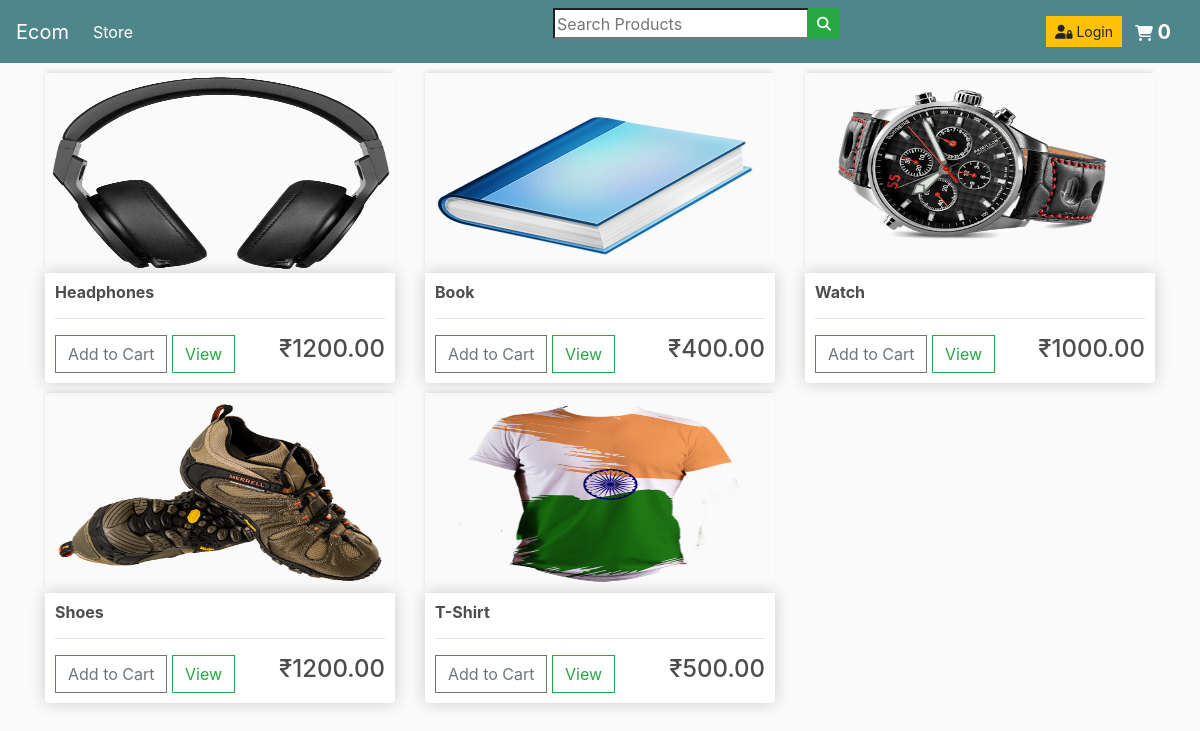
The page / on the database its author committed.
### store/models.py (models this page shows, shortened)
class Product(models.Model):
	name=models.CharField(max_length=200,null=True)
	price=models.DecimalField(max_digits=7,decimal_places=2)
	digital=models.BooleanField(default=False,null=True,blank=True)
	image=models.ImageField(null=True,blank=True)
	@property
	def imageURL(self):
		try:
			url=self.image.url
		except:
			url=''
		return url

### store/views.py (the view)
# urls.py: path('',include('store.urls')),
def store(request):
	if request.user.is_authenticated:
		customer=request.user.customer
		order,created=Order.objects.get_or_create(customer=customer,complete=False)
		items=order.orderitem_set.all()
		cartItems=order.get_cart_items
	else:
		cookieData=cookieCart(request)
		cartItems=cookieData['cartItems']
	products=Product.objects.all()
	context={'products':products,'cartItems':cartItems}
	return render(request,'store/store.html',context)

### store/utils.py (called while the page is built, shortened)
def cookieCart(request):
	try:
		cart=json.loads(request.COOKIES['cart'])
	except:
		cart={}
	print('cart:',cart)
	items=[]
	order={'get_cart_total':0,'get_cart_items':0,'shipping':False}
	cartItems=order['get_cart_items']
	return {'cartItems':cartItems,'order':order,'items':items}

### store/templates/store/store.html
{% extends 'store/main.html' %}
{% load static %}
{% block content%}
	<div class="row">
		{% for product in products %}
		<div class="col-lg-4">
			<img src="{{product.imageURL}}" class="thumbnail">
			<div class="box-element product">
				<h6><strong>{{ product.name }}</strong></h6>
				<hr>
				<button data-product={{product.id}} data-action="add" class="btn btn-outline-secondary add-btn update-cart">Add to Cart</button>
				<a href="#" class="btn btn-outline-success">View</a>
				<h4 style="float:right;">₹{{product.price|floatformat:2}}</h4>
			</div>
		</div>
		{% endfor %}
	</div>
{% endblock content %}

### static/css/main.css (style rules this page uses)
body { background-color: hsl(0, 0%, 98%); }
h1,h2,h3,h4,h5,h6 { color:hsl(0, 0%, 30%); }
.box-element { box-shadow:hsl(0, 0%, 80%) 0 0 16px; background-color: #fff; border-radius: 4px; padding: 10px; }
.thumbnail { width: 100%; height: 200px; -webkit-box-shadow: -1px -3px 5px -2px rgba(214,214,214,1); -moz-box-shadow: -1px -3px 5px -2px rgba(214,214,214,1); box-shadow: -1px -3px 5px -2px rgba(214,214,214,1); }
.product { border-radius: 0 0 4px 4px; }
.col-lg-4, .col-lg-6, .col-lg-8, .col-lg-12 { margin-top: 10px; border:2px; }
.btn { border-radius: 0; }

### rows shown on the page
Product: imageURL (picture), name "Headphones", price "1200.00"
Product: imageURL (picture), name "Book", price "400.00"
Product: imageURL (picture), name "Watch", price "1000.00"
Product: imageURL (picture), name "Shoes", price "1200.00"
Product: imageURL (picture), name "T-Shirt", price "500.00"

### other values the page prints
{{ cartItems }} "0"
